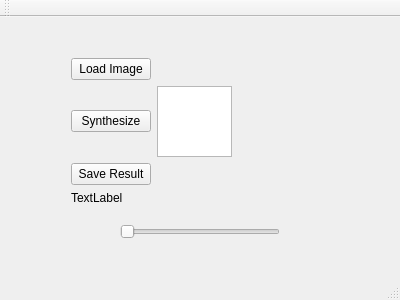
<?xml version="1.0" encoding="UTF-8"?>
<ui version="4.0">
 <class>ImageQuilting</class>
 <widget class="QMainWindow" name="ImageQuilting">
  <property name="geometry">
   <rect>
    <x>0</x>
    <y>0</y>
    <width>400</width>
    <height>300</height>
   </rect>
  </property>
  <property name="windowTitle">
   <string>ImageQuilting</string>
  </property>
  <widget class="QWidget" name="centralWidget">
   <widget class="QWidget" name="gridLayoutWidget">
    <property name="geometry">
     <rect>
      <x>60</x>
      <y>30</y>
      <width>183</width>
      <height>169</height>
     </rect>
    </property>
    <layout class="QGridLayout" name="gridLayout">
     <item row="1" column="0">
      <widget class="QPushButton" name="synButton">
       <property name="text">
        <string>Synthesize</string>
       </property>
      </widget>
     </item>
     <item row="2" column="0">
      <widget class="QPushButton" name="saveButton">
       <property name="text">
        <string>Save Result</string>
       </property>
      </widget>
     </item>
     <item row="1" column="1">
      <widget class="QGraphicsView" name="graphicsView"/>
     </item>
     <item row="0" column="0">
      <widget class="QPushButton" name="loadButton">
       <property name="text">
        <string>Load Image</string>
       </property>
      </widget>
     </item>
     <item row="3" column="0">
      <widget class="QLabel" name="label">
       <property name="text">
        <string>TextLabel</string>
       </property>
      </widget>
     </item>
    </layout>
   </widget>
   <widget class="QSlider" name="horizontalSlider">
    <property name="geometry">
     <rect>
      <x>120</x>
      <y>200</y>
      <width>160</width>
      <height>29</height>
     </rect>
    </property>
    <property name="orientation">
     <enum>Qt::Horizontal</enum>
    </property>
   </widget>
  </widget>
  <widget class="QMenuBar" name="menuBar">
   <property name="geometry">
    <rect>
     <x>0</x>
     <y>0</y>
     <width>400</width>
     <height>25</height>
    </rect>
   </property>
  </widget>
  <widget class="QToolBar" name="mainToolBar">
   <attribute name="toolBarArea">
    <enum>TopToolBarArea</enum>
   </attribute>
   <attribute name="toolBarBreak">
    <bool>false</bool>
   </attribute>
  </widget>
  <widget class="QStatusBar" name="statusBar"/>
 </widget>
 <layoutdefault spacing="6" margin="11"/>
 <resources/>
 <connections/>
</ui>
